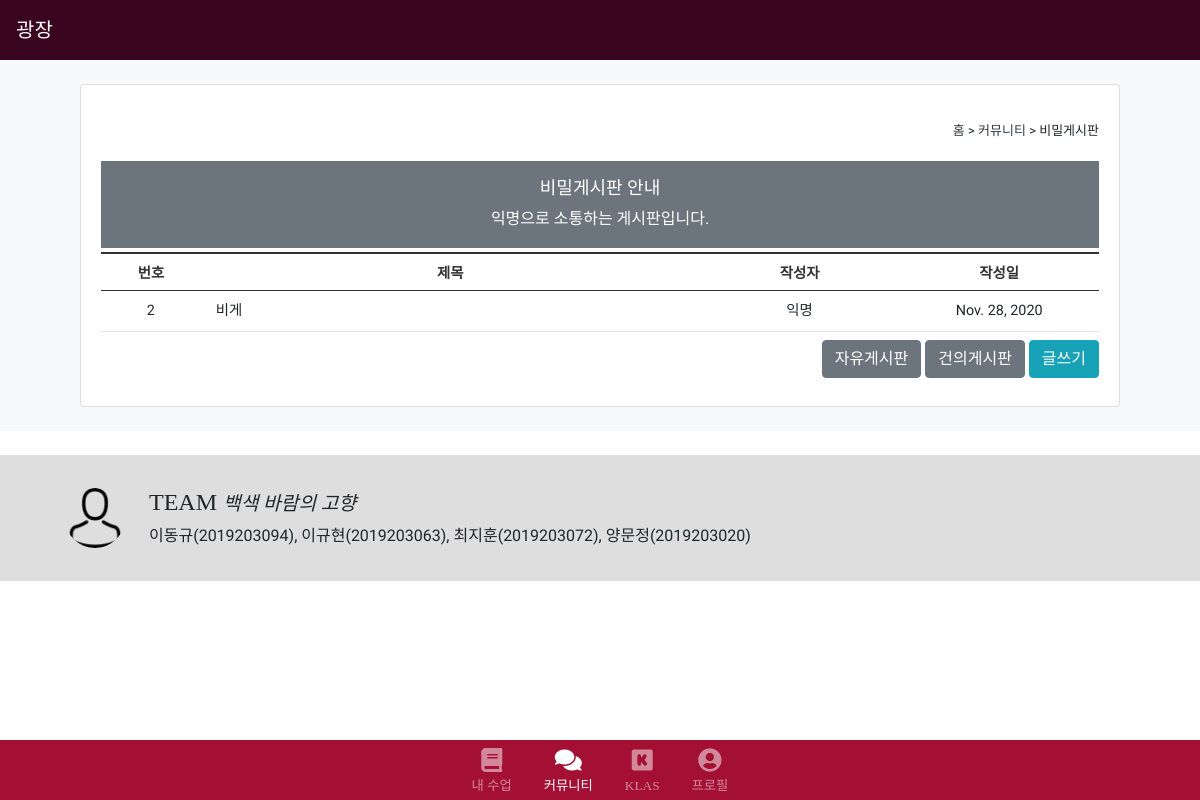
/main/board/2/ (signed in), run on the app's committed database.
### main/models.py (models this page shows, shortened)
class Post(models.Model):
    title = models.CharField(max_length = 50)
    pub_date = models.DateField('date published')
    body = models.TextField()
    board = models.IntegerField(default=0)

### main/views.py (the view)
# urls.py: path('board/<int:board_id>/', views.board, name='board'),
def board(request, board_id):
    posts = Post.objects.filter(board=board_id)
    context = {
        'posts':posts,
        'board_id':board_id,
        'n1':'1',
    }
    if board_id == 1:
        context['title']='자유게시판'
        context['body']='자유게시판은 실명제로 교내외 활동과 관련된 정보 공유 및 개인의 의견을 담은 게시물을 올릴 수 있습니다.'
    elif board_id == 2:
        context['title']='비밀게시판'
        context['body']='익명으로 소통하는 게시판입니다.'
    elif board_id == 3:
        context['title']='건의게시판'
        context['body']='커뮤니티에 관한 불만사항, 건의사항, 개선아이디어 등 커뮤니티와 관련된 모든 사항을 자유롭게 올려주세요.'
    return render(request, 'main/post/list.html', context)

### main/templates/main/post/list.html (shortened to what this page needs)
{% extends "main/base.html" %}
{% load static %}
{% block body %}
    {% if user.is_authenticated %}
        {% include 'main/repeat/navtop.html' %}
        {% include 'main/repeat/navbar.html' %}
        {% include 'main/post/listModule.html' %}
        {% include 'main/repeat/footer.html' %}
    {% endif %}
{% endblock %}

### main/templates/main/post/listModule.html (shortened to what this page needs)
    <body>
        <section>
            <div class="py-4 bg-light">
                <div class="container">
                    <div class="card card-body content">
                        <div>
                        <div class="btn2Con">
                            <p class="contenttitle">
                                <div style="font-size: 13px; text-align: right;">
                                    <a class="text-dark" onclick="location.href='home.html'">홈</a>
                                        >
                                    <a class="text-dark" onclick="location.href='freeboard.html'">커뮤니티</a>
                                        > {{title}}
                                </div>
                            </p>
                        </div>
                        <div class="py-1">
                            <div class="bg-secondary text-white" style="padding: 17px 0; text-align: center;">
                                <h5>{{title}} 안내</h5>
                                {{body}}
                            </div>
                        </div>
                        </div>
                        <table class="gall_list">
                            <colgroup>
                                <col style="width: 10%;">
                                <col>
                                <col style="width: 20%;">
                                <col style="width: 20%;">
                            </colgroup>
                            <thead>
                                <tr>
                                    <th scope="col">번호</th>
                                    <th scope="col">제목</th>
                                    <th scope="col">작성자</th>
                                    <th scope="col">작성일</th>
                                </tr>
                                <tbody>
                                    {% for post in posts.all %}
                                    <tr onclick="location.href='{% url 'main:post' board_id post.id %}'" style="cursor: pointer;">
                                        <td>
                                            <span>{{post.id}}</span>
                                        </td>
                                        <td class="lft">{{post.title}}</td>
                                        <td scope="col">익명</td>
                                        <td scope="col">{{post.pub_date}}</td>
                                    </tr>
                                    {% endfor %}
                                </tbody>
                            </thead>
                        </table>
                        <div class="btnCon">
                            {% if board_id == 1 %}
                            <a href="{% url 'main:board' 2 %}" class="btn btn-secondary">비밀게시판</a>
                            <a href="{% url 'main:board' 3 %}" class="btn btn-secondary">건의게시판</a>
                            <a href="{% url 'main:write' board_id %}" class="btn btn-info">글쓰기</a>
                            {% elif board_id == 2 %}
                            <a href="{% url 'main:board' 1 %}" class="btn btn-secondary">자유게시판</a>
                            <a href="{% url 'main:board' 3 %}" class="btn btn-secondary">건의게시판</a>
                            <a href="{% url 'main:write' board_id %}" class="btn btn-info">글쓰기</a>
                            {% elif board_id == 3 %}
                            <a href="{% url 'main:board' 1 %}" class="btn btn-secondary">자유게시판</a>
                            <a href="{% url 'main:board' 2 %}" class="btn btn-secondary">비밀게시판</a>
                            <a href="{% url 'main:write' board_id %}" class="btn btn-info">글쓰기</a>
                            {% endif %}
                        </div>
                    </div>
                </div>
            </div>
        </section>
    </body>

### main/static/custom.css (style rules this page uses)
h5 { font-family: 'Jeju Gothic'; font-size: 18px; }
body { font-family: 'Nanum Gothic'; }
:root { --lghred: rgb(234, 57, 77); --lghblue: rgb(83, 158, 255); --lghblack: rgb(122, 122, 122); --lghdkgrey: rgb(75, 75, 75); --kwred: #A41034; }
table { font-size: 0.9em; }

### main/templates/main/post/listModule.html (style rules this page uses)
.container { width: 100%; padding-right: 50px; padding-left: 50px; margin-right: auto; margin-left: auto; }
.contenttitle { font-weight: 500; font-size: 1.429rem; color: #222; margin-top: 0.5rem; }
.gall_list { width: 100%; border-bottom: 1px solid #333; }
th { height: 37px; border-width: 2px 0 1px; border-style: solid; border-color: #333; vertical-align: middle; text-align: center; color: #333; }
td { text-align: center; padding: 8px; background: #ffffff; border-bottom: 1px solid #e7e7e7; border-left: 0px solid #dde2e8; vertical-align: middle; line-height: 24px; }
td.lft { padding-left: 15px; text-align: left; }
.btnCon { text-align: right; margin: 0.5rem 0; position: relative; display: block; }
.btn2Con { text-align: left; margin: 0.5rem 0; position: relative; display: block; }

### data on the page
Post: id "2", title "비게", pub_date "Nov. 28, 2020"

### other printed values
{{ title }} "비밀게시판"
{{ body }} "익명으로 소통하는 게시판입니다."
